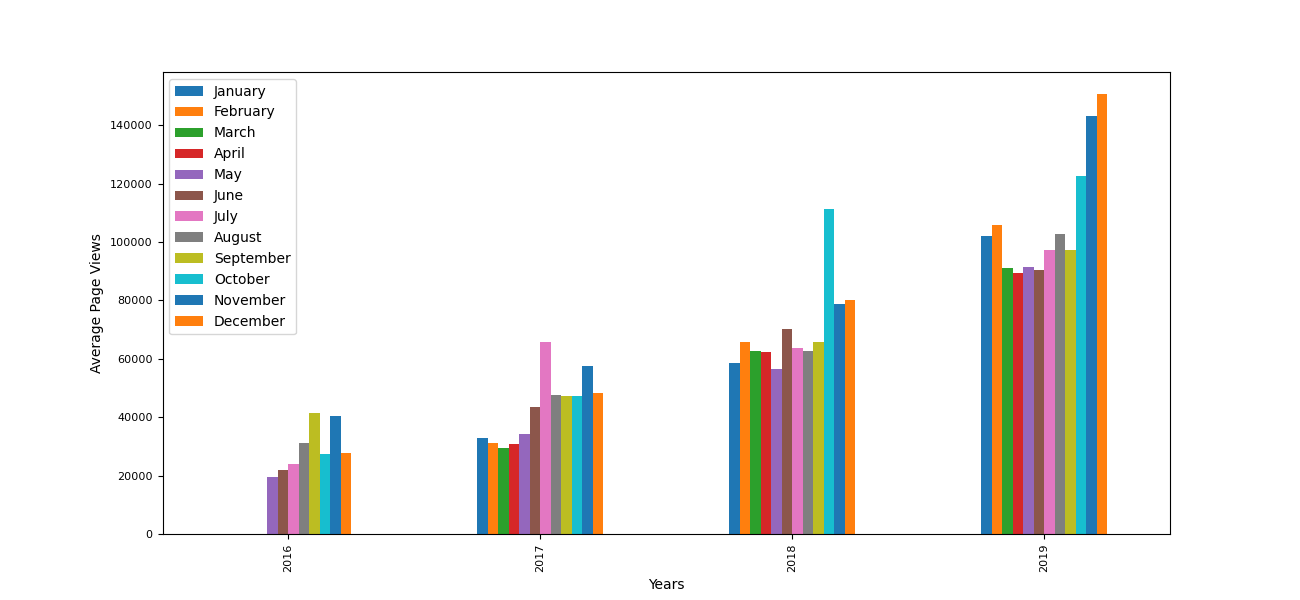

Recreate this plot in Python.
# import library
import numpy as np
import pandas as pd
import matplotlib.pyplot as plt

# load data
df = pd.read_csv("fcc-forum-pageviews.csv", parse_dates=True, index_col=[0])

# clean data
df = df.loc[
    (df["value"] >= df["value"].quantile(0.025))
    & (df["value"] <= df["value"].quantile(0.975))
]

# prepare dataframe
df["month"] = df.index.month
df["year"] = df.index.year
df_bar = df.groupby(["year", "month"])["value"].mean()
df_bar = df_bar.unstack()

# draw bar plot: average daily page views each month grouped by year
fig = df_bar.plot.bar(
    legend=True, figsize=(13, 6), ylabel="Average Page Views", xlabel="Years"
).figure
plt.legend(
    [
        "January",
        "February",
        "March",
        "April",
        "May",
        "June",
        "July",
        "August",
        "September",
        "October",
        "November",
        "December",
    ]
)

plt.xticks(fontsize=8)
plt.yticks(fontsize=8)

fig.savefig("pageview-bar.png")

